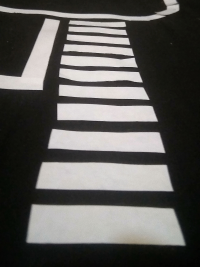
#> input picture undergraduate-thesis/databases/SKRIPSI Zebra Cross.png, 200 x 267 px, found by its file name
$ jupyter execute 'PRESENTASI 4. DETEKSI TEPI.ipynb'
#> lines starting #> are read from the running program, lines starting #| are printed output that depends on the picture; after the words box and inside, x2 and y2 are one past the last pixel; in counts of white or black regions, pixels touching at a corner belong together
[cell 1]
from matplotlib import image
from matplotlib import pyplot
from PIL import Image
from numpy import asarray
import numpy as np
import random
import math
import cv2

#gambar di-print di python
im = Image.open('SKRIPSI Zebra Cross.png')
#> im is the input picture: PIL image 200x267 RGBA; mean R, G, B, A 93, 91.5, 88.8, 255
#im = Image.open('SKRIPSI Pinus.png')
#im = Image.open('SKRIPSI Gedung C.png')

img1 = im.convert("L") #convert ke hitam-putih
width, height=img1.size
#> width = 200; height = 267

pyplot.xticks([]), pyplot.yticks([])
pyplot.imshow(img1, cmap = 'gray')

[cell 2]
#PROGRAM METODE BEDA HINGGA EKSPLISIT DIMENSI DUA PADA CITRA
from numpy import linspace, array, zeros, insert, delete
from pandas import DataFrame, pivot_table
from math import ceil

D=1 #koefisien difusivitas
xm=width*2 #panjang sumbu x
#> xm = 400
yn=height*2 #panjang sumbu y
#> yn = 534
deltat=0.2 #selisih waktu
tn=100 #batas waktu pada t_n
m=width #banyak pemotongan pada sumbu x
#> m = 200
n=height #banyak pemotongan pada sumbu y
#> n = 267
deltax=xm/m #selisih antar posisi di sumbu x
#> deltax = 2
deltay=yn/n #selisih antar posisi di sumbu y
#> deltay = 2
lamda=(D*deltat)/(deltax)**2 #lamda
#> lamda = 0.05

#melakukan uji kestabilan metode
if lamda<=0.25:
    print('Metode stabil, sebab lambda =', lamda, '\leq 0.25')
#| Metode stabil, sebab lambda = 0.05 \leq 0.25
else:
    print('Metode tidak stabil, cek kembali masukan')

#mendefinisikan array kosong V yg berisi para matriks berukuran mxn
#para matriks di dalam V disebut matriks U
V=array([zeros((n,m))])
W=array([zeros((n-2,m-2))]) #array display #tidak menampilkan piksel tepi

#mengisi syarat awal ke matriks U saat t=0
U=array(img1) #matriks pertama U, diisi data gambar
#print(U)

#matriks pertama U dimasukkan ke array V
V=insert(V,0,U,axis = 0)

#matriks display awal X
#tepi dihapus satu persatu
X=delete(U, n-1, 0)
X=delete(X, 0, 0)
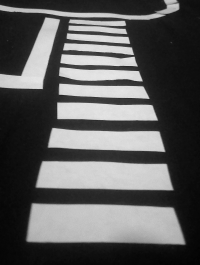
#> X: shape (265, 200); min 3, max 231, mean 92.2
X=delete(X, m-1, 1)
#> X: shape (265, 199)
X=delete(X, 0, 1)
#> X: shape (265, 198)
W=insert(W,0,X,axis = 0)
#print(W)

#------------------------------ENTRI PERTAMA SELESAI-----------------------------

Q=np.array(zeros((n,m))) #matriks Q sebagai wadah kosong
#mengisi syarat batas ke setiap batas (tepi) matriks U saat t=1
for c in range (m):
    Q[0][c]=U[0][c]
    Q[n-1][c]=U[n-1][c]
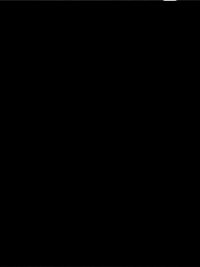
#> Q: shape (267, 200) float64; min 0, max 199, mean 0.2
for d in range (n):
    Q[d][0]=U[d][0]
    Q[d][m-1]=U[d][m-1]
#> Q: shape (267, 200) float64; 0.99% of pixels changed, all inside (x1, y1, x2, y2) = (0, 1, 200, 266)
#print(Q)

#mengisi entri matriks U yang belum terisi
#berdasarkan rumus metode eksplisit
for j in range (1,n-1):
    for i in range (1,m-1):
        Q[j][i]=ceil((1-4*lamda)*U[j][i]+lamda*(U[j-1][i]+U[j+1][i]+U[j][i-1]+U[j][i+1]))
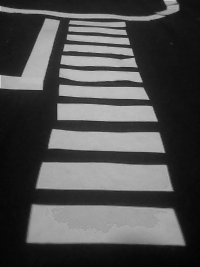
#> Q: shape (267, 200) float64; min 3, max 206, mean 78.9
#print(Q)
V=insert(V,1,Q,axis = 0)

#matriks display kedua S
#tepi dihapus satu persatu lagi
S=delete(Q, n-1, 0)
S=delete(S, 0, 0)
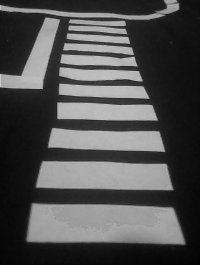
#> S: shape (265, 200) float64; min 3, max 206, mean 79.4
S=delete(S, m-1, 1)
#> S: shape (265, 199) float64
S=delete(S, 0, 1)
#> S: shape (265, 198) float64
W=insert(W,1,S,axis = 0)
#print(W)

#------------------------------ENTRI KEDUA SELESAI-----------------------------

#R=Q
R=array(zeros((n,m)))
for j in range (n):
    for i in range (m):
        R[j][i]=Q[j][i]
#print(R)

#mengisi syarat batas ke setiap batas matriks U saat t=2 sampai t=tn
for k in range (2,tn+1):
    for c in range (m):
        R[0][c]=Q[0][c]
        R[n-1][c]=Q[n-1][c]
    for d in range (n):
        R[d][0]= Q[d][0]
        R[d][m-1]= Q[d][m-1]
#print(Q)

#mengisi entri matriks U yang belum terisi
#berdasarkan rumus metode eksplisit
    for j in range (1,n-1):
        for i in range (1,m-1):
            R[j][i]=ceil((1-4*lamda)*Q[j][i]+lamda*(Q[j-1][i]+Q[j+1][i]+Q[j][i-1]+Q[j][i+1]))
            #print(R)
            #print(Q)
    V=insert(V,k,R,axis = 0)
    #menghapus tepi
    T=delete(R, n-1, 0)
    T=delete(T, 0, 0)
    T=delete(T, m-1, 1)
    T=delete(T, 0, 1)
    W=insert(W,k,T,axis = 0)
    for j in range (n):
        for i in range (m):
            Q[j][i]=R[j][i]
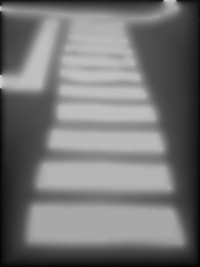
#> Q: shape (267, 200) float64; min 3, max 206, mean 116.5

#------------------------------ENTRI KETIGA SAMPAI TERAKHIR SELESAI-----------------------------

#menghapus entri terakhir
V=delete(V, tn+1, 0) #V kumpulan matriks asli
#print(V)
W=delete(W, tn+1, 0) #W kumpulan matriks display
#print(W)

[cell 3]
#PROGRAM UNTUK MENDETEKSI GARIS TEPI PADA CITRA
from numpy import sqrt
#Iterasi ke-sekian yang ingin dideteksi tepinya
iterasi1=1
iterasi2=5
iterasi3=20
iterasi4=50
TEPI1=V[iterasi1]
TEPI2=V[iterasi2]
TEPI3=V[iterasi3]
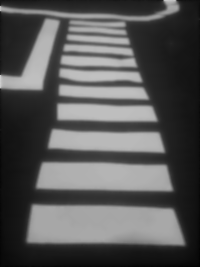
#> TEPI3: shape (267, 200) float64; min 3, max 206, mean 86.8
TEPI4=V[iterasi4]
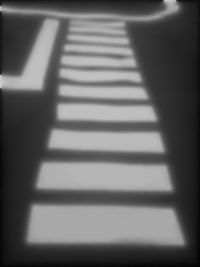
#> TEPI4: shape (267, 200) float64; min 3, max 206, mean 98.7
#SELISIH=V[iterasi]-V[iterasi-1] #BARU BENER
#print(TEPI)

#DEFINISI MATRIKS GRAD
GRAD1=np.array(zeros((n,m)))
GRAD2=np.array(zeros((n,m)))
GRAD3=np.array(zeros((n,m)))
GRAD4=np.array(zeros((n,m)))
#mengisi syarat batas ke setiap batas matriks GRAD saat t=iterasi
for c in range (m):
    GRAD1[0][c]=TEPI1[0][c]
    GRAD1[n-1][c]=TEPI1[n-1][c]
    GRAD2[0][c]=TEPI2[0][c]
    GRAD2[n-1][c]=TEPI2[n-1][c]
    GRAD3[0][c]=TEPI3[0][c]
    GRAD3[n-1][c]=TEPI3[n-1][c]
    GRAD4[0][c]=TEPI4[0][c]
    GRAD4[n-1][c]=TEPI4[n-1][c]
for d in range (n):
    GRAD1[d][0]=TEPI1[d][0]
    GRAD1[d][m-1]=TEPI1[d][m-1]
    GRAD2[d][0]=TEPI2[d][0]
    GRAD2[d][m-1]=TEPI2[d][m-1]
    GRAD3[d][0]=TEPI3[d][0]
    GRAD3[d][m-1]=TEPI3[d][m-1]
    GRAD4[d][0]=TEPI4[d][0]
    GRAD4[d][m-1]=TEPI4[d][m-1]

#mengisi entri matriks GRAD yang belum terisi
#berdasarkan RUMUS GRAD
for j in range (1,n-1):
    for i in range (1,m-1):
        GRAD1[j][i]=sqrt((((TEPI1[j+1][i]-TEPI1[j-1][i])/deltay)**2)+(((TEPI1[j][i+1]-TEPI1[j][i-1])/deltax)**2))
        GRAD2[j][i]=sqrt((((TEPI2[j+1][i]-TEPI2[j-1][i])/deltay)**2)+(((TEPI2[j][i+1]-TEPI2[j][i-1])/deltax)**2))
        GRAD3[j][i]=sqrt((((TEPI3[j+1][i]-TEPI3[j-1][i])/deltay)**2)+(((TEPI3[j][i+1]-TEPI3[j][i-1])/deltax)**2))
        GRAD4[j][i]=sqrt((((TEPI4[j+1][i]-TEPI4[j-1][i])/deltay)**2)+(((TEPI4[j][i+1]-TEPI4[j][i-1])/deltax)**2))
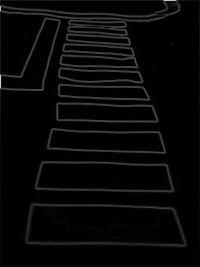
#> GRAD1: shape (267, 200) float64; min 0, max 206, mean 8.2
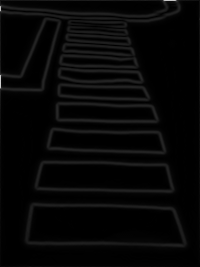
#> GRAD3: shape (267, 200) float64; min 0, max 206, mean 6.7
#> `[cell 5] #PROGRAM UNTUK MENGELUARKAN HEATMAP HASIL #DETEKSI GARIS TEPI..`:
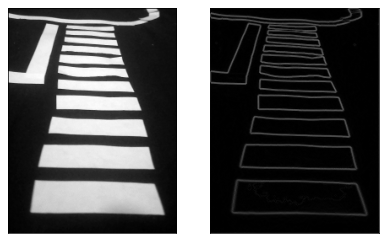
#> figure drawn by matplotlib, 2 panels

[cell 4]
#PROGRAM UNTUK MENGELUARKAN HEATMAP HASIL
#DETEKSI GARIS TEPI PADA CITRA
import matplotlib.pyplot as plt
fig = plt.figure(figsize=(16,9))

plt.subplot(141)
pyplot.xticks([]), pyplot.yticks([])
pyplot.imshow(GRAD1, cmap='gray')

# [11 lines of commented-out code are left out]

[cell 5]
#PROGRAM UNTUK MENGELUARKAN HEATMAP HASIL
#DETEKSI GARIS TEPI PADA CITRA
import matplotlib.pyplot as plt
fig = plt.figure(figsize=(16,9))

plt.subplot(141)
pyplot.xticks([]), pyplot.yticks([])
pyplot.imshow(V[0], cmap='gray')

plt.subplot(142)
pyplot.xticks([]), pyplot.yticks([])
pyplot.imshow(GRAD1, cmap='gray')

# [7 lines of commented-out code are left out]

$ run again, with undergraduate-thesis/databases/SKRIPSI Pinus.png copied over undergraduate-thesis/databases/SKRIPSI Zebra Cross.png
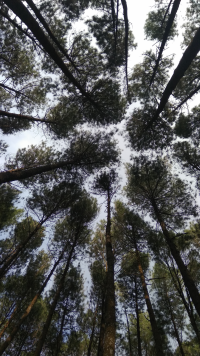
#> input picture undergraduate-thesis/databases/SKRIPSI Pinus.png, 200 x 356 px, found by its file name
#> im is the input picture: PIL image 200x356 RGBA; mean R, G, B, A 85.2, 86.5, 86.8, 255
#| Metode stabil, sebab lambda = 0.05 \leq 0.25
#> after the loop `for d in range (n):`:
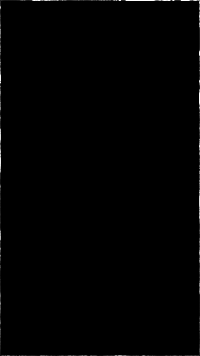
#> Q: shape (356, 200) float64; min 0, max 254, mean 1.3
#> `[cell 5] #PROGRAM UNTUK MENGELUARKAN HEATMAP HASIL #DETEKSI GARIS TEPI..`:
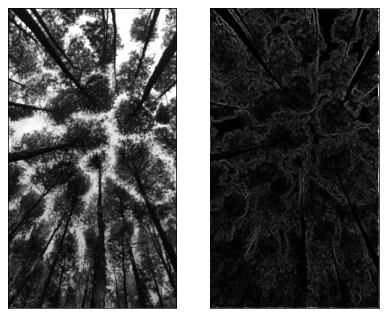
#> figure drawn by matplotlib, 2 panels
